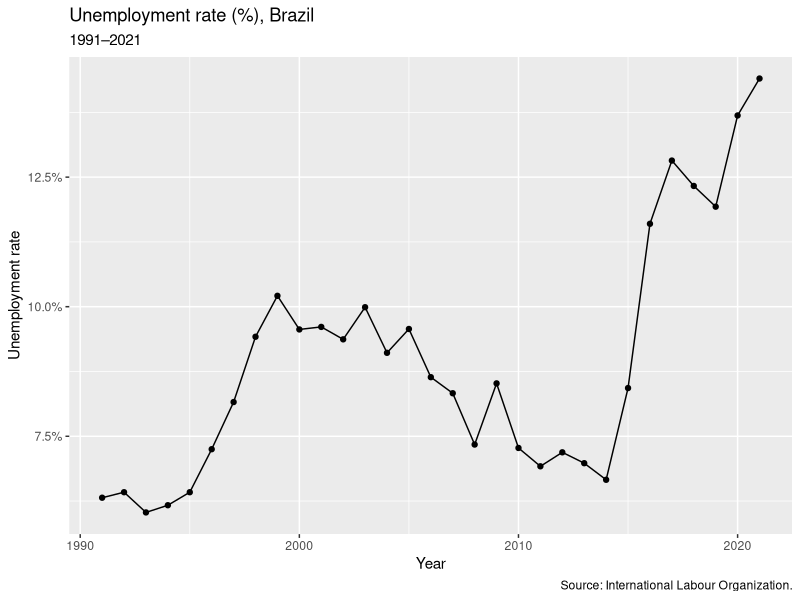
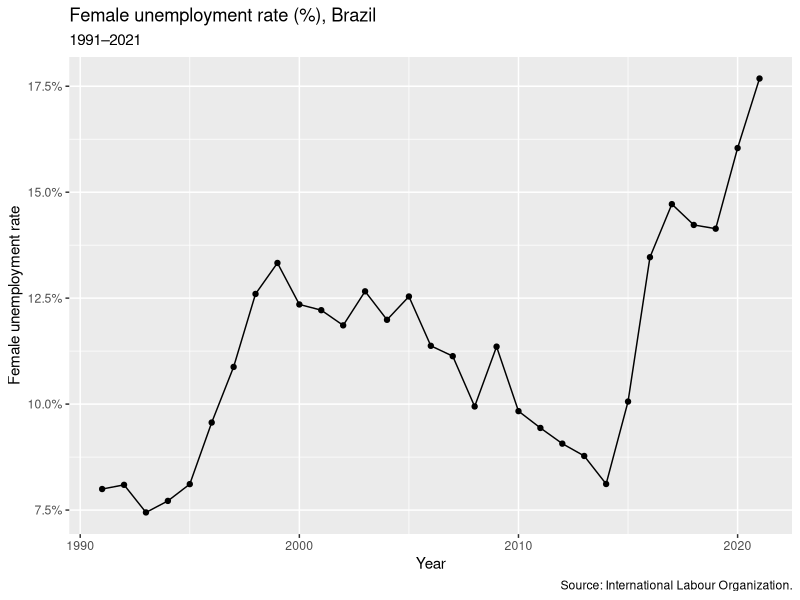

The R source for these figures, in order:
## ---- chunk 1
library(tidyverse)
library(scales)

br <- read_csv("brazilian_unemployment.csv")

## ---- chunk 2

br %>% 
  ggplot(aes(x = period, y = unemp_rate)) +
  geom_line() +
  geom_point() +
  labs(x = "Year", y = "Unemployment rate",
       title = "Unemployment rate (%), Brazil",
       subtitle = "1991–2021",
       caption = "Source: International Labour Organization.") +
  scale_y_continuous(labels = percent_format(scale = 1))
## ---- chunk 3

br %>% 
  ggplot(aes(x = period, y = female_unemp_rate)) +
  geom_line() +
  geom_point() +
  labs(x = "Year", y = "Female unemployment rate",
       title = "Female unemployment rate (%), Brazil",
       subtitle = "1991–2021",
       caption = "Source: International Labour Organization.") +
  scale_y_continuous(labels = percent_format(scale = 1))
